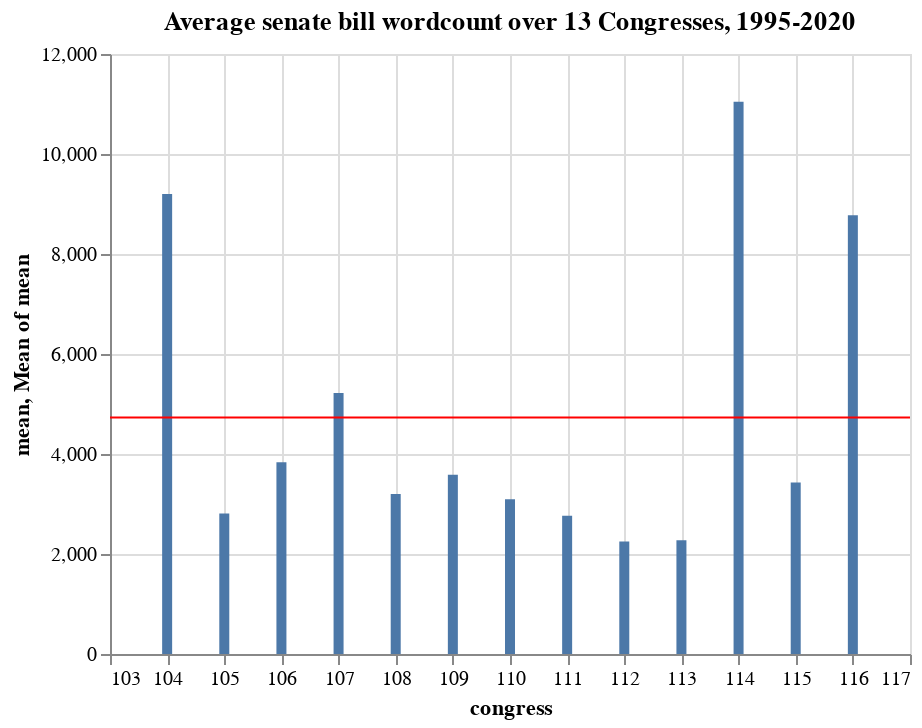

The notebook cell saved with this chart:
### Markdown cell above
#### Graphing the mean senate bill word count by congress

### Code cell
bar = alt.Chart(summary).mark_bar().encode(
    x='congress',
    y='mean'
)
rule = alt.Chart(summary).mark_rule(color='red').encode(
    y='mean(mean):Q'
)

(bar + rule).properties(
    title='Average senate bill wordcount over 13 Congresses, 1995-2020'
)

### Figure 1 — Vega-Lite specification as saved in the notebook (floating-point values rounded to 4 significant figures)
{"config": {"view": {"continuousWidth": 400, "continuousHeight": 300}}, "layer": [{"mark": "bar", "encoding": {"x": {"type": "quantitative", "field": "congress"}, "y": {"type": "quantitative", "field": "mean"}}}, {"mark": {"type": "rule", "color": "red"}, "encoding": {"y": {"type": "quantitative", "aggregate": "mean", "field": "mean"}}}], "data": {"name": "data-664626544c07293376ef202b5bd2a5e3"}, "title": "Average senate bill wordcount over 13 Congresses, 1995-2020", "$schema": "https://vega.github.io/schema/vega-lite/v4.8.1.json", "datasets": {"data-664626544c07293376ef202b5bd2a5e3": [{"congress": 104, "mean": 9202.0, "median": 693.5, "max": 237300.0, "min": 118.0}, {"congress": 105, "mean": 2808.0, "median": 643.0, "max": 40100.0, "min": 111.0}, {"congress": 106, "mean": 3835.0, "median": 750.5, "max": 212200.0, "min": 122.0}, {"congress": 107, "mean": 5218.0, "median": 438.0, "max": 173800.0, "min": 121.0}, {"congress": 108, "mean": 3201.0, "median": 625.5, "max": 101100.0, "min": 121.0}, {"congress": 109, "mean": 3584.0, "median": 554.0, "max": 90700.0, "min": 114.0}, {"congress": 110, "mean": 3095.0, "median": 523.0, "max": 165300.0, "min": 123.0}, {"congress": 111, "mean": 2763.0, "median": 733.5, "max": 33310.0, "min": 108.0}, {"congress": 112, "mean": 2250.0, "median": 556.0, "max": 61980.0, "min": 123.0}, {"congress": 113, "mean": 2275.0, "median": 566.0, "max": 44470.0, "min": 67.0}, {"congress": 114, "mean": 11040.0, "median": 739.0, "max": 420000.0, "min": 156.0}, {"congress": 115, "mean": 3431.0, "median": 913.0, "max": 63590.0, "min": 130.0}, {"congress": 116, "mean": 8773.0, "median": 622.0, "max": 478700.0, "min": 113.0}]}}
